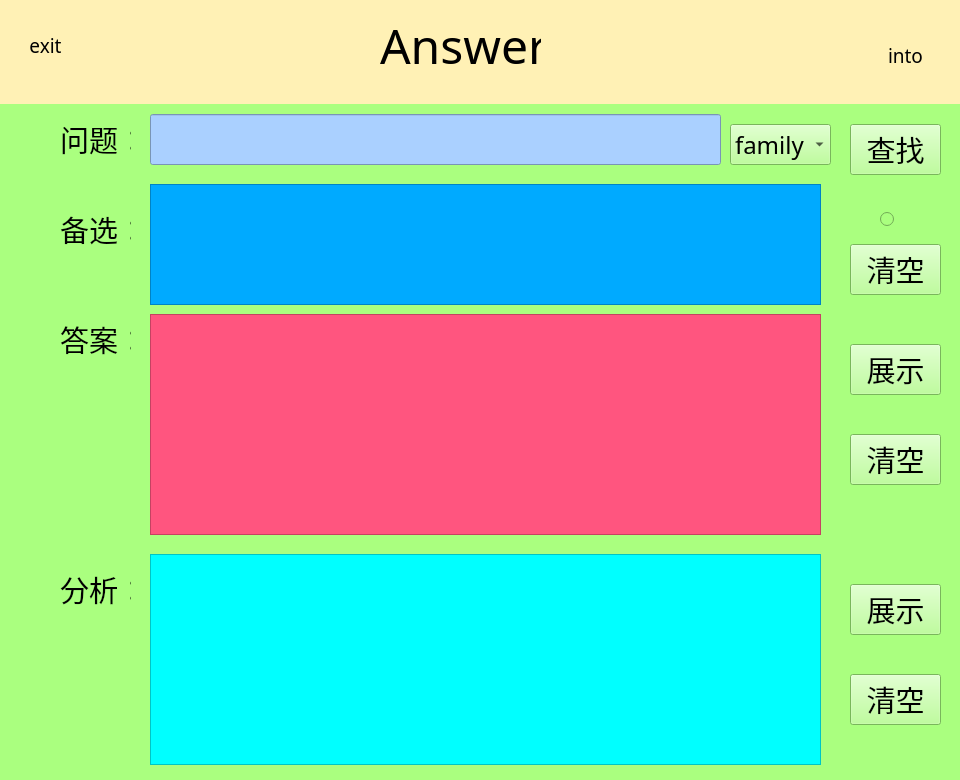
<?xml version="1.0" encoding="UTF-8"?>
<ui version="4.0">
 <class>Form</class>
 <widget class="QWidget" name="Form">
  <property name="geometry">
   <rect>
    <x>0</x>
    <y>0</y>
    <width>960</width>
    <height>780</height>
   </rect>
  </property>
  <property name="windowTitle">
   <string>Form</string>
  </property>
  <layout class="QVBoxLayout" name="verticalLayout" stretch="2,13">
   <property name="spacing">
    <number>0</number>
   </property>
   <property name="leftMargin">
    <number>0</number>
   </property>
   <property name="topMargin">
    <number>0</number>
   </property>
   <property name="rightMargin">
    <number>0</number>
   </property>
   <property name="bottomMargin">
    <number>0</number>
   </property>
   <item>
    <widget class="QWidget" name="widget" native="true">
     <property name="styleSheet">
      <string notr="true">background-color: rgb(255, 241, 181);</string>
     </property>
     <widget class="QPushButton" name="pushButton_5">
      <property name="geometry">
       <rect>
        <x>20</x>
        <y>20</y>
        <width>51</width>
        <height>51</height>
       </rect>
      </property>
      <property name="font">
       <font>
        <family>.萍方-简</family>
        <pointsize>14</pointsize>
       </font>
      </property>
      <property name="styleSheet">
       <string notr="true">QPushButton {
	border-radius:25px;
	color: rgb(0,0,0);
}

QPushButton:hover {
	border:4px double rgb(85, 0, 127);
	background-color:rgb(0, 255, 255);
}
</string>
      </property>
      <property name="text">
       <string>exit</string>
      </property>
     </widget>
     <widget class="QLabel" name="label">
      <property name="geometry">
       <rect>
        <x>380</x>
        <y>20</y>
        <width>161</width>
        <height>51</height>
       </rect>
      </property>
      <property name="font">
       <font>
        <family>华文楷体</family>
        <pointsize>36</pointsize>
       </font>
      </property>
      <property name="text">
       <string>Answer</string>
      </property>
     </widget>
     <widget class="QPushButton" name="pushButton_6">
      <property name="geometry">
       <rect>
        <x>880</x>
        <y>30</y>
        <width>51</width>
        <height>51</height>
       </rect>
      </property>
      <property name="font">
       <font>
        <family>.萍方-简</family>
        <pointsize>14</pointsize>
       </font>
      </property>
      <property name="styleSheet">
       <string notr="true">QPushButton {
	border-radius:25px;
	color: rgb(0,0,0);
}

QPushButton:hover {
	border:4px double rgb(85, 0, 127);
	background-color:rgb(0, 255, 255);
}
</string>
      </property>
      <property name="text">
       <string>into</string>
      </property>
     </widget>
    </widget>
   </item>
   <item>
    <widget class="QWidget" name="widget_2" native="true">
     <layout class="QVBoxLayout" name="verticalLayout_2" stretch="7">
      <property name="spacing">
       <number>0</number>
      </property>
      <property name="leftMargin">
       <number>0</number>
      </property>
      <property name="topMargin">
       <number>0</number>
      </property>
      <property name="rightMargin">
       <number>0</number>
      </property>
      <property name="bottomMargin">
       <number>0</number>
      </property>
      <item>
       <widget class="QWidget" name="widget_4" native="true">
        <layout class="QHBoxLayout" name="horizontalLayout" stretch="1">
         <property name="spacing">
          <number>0</number>
         </property>
         <property name="leftMargin">
          <number>0</number>
         </property>
         <property name="topMargin">
          <number>0</number>
         </property>
         <property name="rightMargin">
          <number>0</number>
         </property>
         <property name="bottomMargin">
          <number>0</number>
         </property>
         <item>
          <widget class="QWidget" name="widget_5" native="true">
           <property name="styleSheet">
            <string notr="true">background-color: rgb(255, 170, 255);</string>
           </property>
           <layout class="QVBoxLayout" name="verticalLayout_3" stretch="0">
            <property name="spacing">
             <number>0</number>
            </property>
            <property name="leftMargin">
             <number>0</number>
            </property>
            <property name="topMargin">
             <number>0</number>
            </property>
            <property name="rightMargin">
             <number>0</number>
            </property>
            <property name="bottomMargin">
             <number>0</number>
            </property>
            <item>
             <widget class="QWidget" name="widget_8" native="true">
              <property name="styleSheet">
               <string notr="true">background-color: rgb(170, 255, 127);</string>
              </property>
              <widget class="QLabel" name="label_2">
               <property name="geometry">
                <rect>
                 <x>60</x>
                 <y>10</y>
                 <width>71</width>
                 <height>51</height>
                </rect>
               </property>
               <property name="font">
                <font>
                 <family>华文楷体</family>
                 <pointsize>22</pointsize>
                </font>
               </property>
               <property name="text">
                <string>问题：</string>
               </property>
              </widget>
              <widget class="QLineEdit" name="Qle">
               <property name="geometry">
                <rect>
                 <x>150</x>
                 <y>10</y>
                 <width>571</width>
                 <height>51</height>
                </rect>
               </property>
               <property name="font">
                <font>
                 <family>华文楷体</family>
                 <pointsize>22</pointsize>
                </font>
               </property>
               <property name="styleSheet">
                <string notr="true">background-color: rgb(170, 208, 255);</string>
               </property>
               <property name="clearButtonEnabled">
                <bool>true</bool>
               </property>
              </widget>
              <widget class="QComboBox" name="comboBox">
               <property name="geometry">
                <rect>
                 <x>730</x>
                 <y>20</y>
                 <width>101</width>
                 <height>41</height>
                </rect>
               </property>
               <property name="font">
                <font>
                 <family>华文楷体</family>
                 <pointsize>18</pointsize>
                </font>
               </property>
               <item>
                <property name="text">
                 <string>family</string>
                </property>
               </item>
               <item>
                <property name="text">
                 <string>mood</string>
                </property>
               </item>
               <item>
                <property name="text">
                 <string>paper</string>
                </property>
               </item>
               <item>
                <property name="text">
                 <string>attraction</string>
                </property>
               </item>
               <item>
                <property name="text">
                 <string>juan</string>
                </property>
               </item>
               <item>
                <property name="text">
                 <string>life</string>
                </property>
               </item>
               <item>
                <property name="text">
                 <string>lab</string>
                </property>
               </item>
               <item>
                <property name="text">
                 <string>study</string>
                </property>
               </item>
               <item>
                <property name="text">
                 <string>test</string>
                </property>
               </item>
              </widget>
              <widget class="QLabel" name="label_3">
               <property name="geometry">
                <rect>
                 <x>60</x>
                 <y>210</y>
                 <width>71</width>
                 <height>51</height>
                </rect>
               </property>
               <property name="font">
                <font>
                 <family>华文楷体</family>
                 <pointsize>22</pointsize>
                </font>
               </property>
               <property name="text">
                <string>答案：</string>
               </property>
              </widget>
              <widget class="QTextBrowser" name="textBrowser_anwser">
               <property name="geometry">
                <rect>
                 <x>150</x>
                 <y>210</y>
                 <width>671</width>
                 <height>221</height>
                </rect>
               </property>
               <property name="font">
                <font>
                 <family>华文楷体</family>
                 <pointsize>16</pointsize>
                </font>
               </property>
               <property name="styleSheet">
                <string notr="true">background-color: rgb(255, 85, 127);</string>
               </property>
              </widget>
              <widget class="QLabel" name="label_4">
               <property name="geometry">
                <rect>
                 <x>60</x>
                 <y>460</y>
                 <width>71</width>
                 <height>51</height>
                </rect>
               </property>
               <property name="font">
                <font>
                 <family>华文楷体</family>
                 <pointsize>22</pointsize>
                </font>
               </property>
               <property name="text">
                <string>分析：</string>
               </property>
              </widget>
              <widget class="QTextBrowser" name="textBrowser_analysis">
               <property name="geometry">
                <rect>
                 <x>150</x>
                 <y>450</y>
                 <width>671</width>
                 <height>211</height>
                </rect>
               </property>
               <property name="font">
                <font>
                 <family>华文楷体</family>
                 <pointsize>16</pointsize>
                </font>
               </property>
               <property name="styleSheet">
                <string notr="true">background-color: rgb(0, 255, 255);</string>
               </property>
              </widget>
              <widget class="QPushButton" name="pushButton">
               <property name="geometry">
                <rect>
                 <x>850</x>
                 <y>20</y>
                 <width>91</width>
                 <height>51</height>
                </rect>
               </property>
               <property name="font">
                <font>
                 <family>华文楷体</family>
                 <pointsize>22</pointsize>
                </font>
               </property>
               <property name="text">
                <string>查找</string>
               </property>
              </widget>
              <widget class="QPushButton" name="pushButton_2">
               <property name="geometry">
                <rect>
                 <x>850</x>
                 <y>240</y>
                 <width>91</width>
                 <height>51</height>
                </rect>
               </property>
               <property name="font">
                <font>
                 <family>华文楷体</family>
                 <pointsize>22</pointsize>
                </font>
               </property>
               <property name="text">
                <string>展示</string>
               </property>
              </widget>
              <widget class="QPushButton" name="pushButton_3">
               <property name="geometry">
                <rect>
                 <x>850</x>
                 <y>480</y>
                 <width>91</width>
                 <height>51</height>
                </rect>
               </property>
               <property name="font">
                <font>
                 <family>华文楷体</family>
                 <pointsize>22</pointsize>
                </font>
               </property>
               <property name="text">
                <string>展示</string>
               </property>
              </widget>
              <widget class="QPushButton" name="pushButton_4">
               <property name="geometry">
                <rect>
                 <x>850</x>
                 <y>330</y>
                 <width>91</width>
                 <height>51</height>
                </rect>
               </property>
               <property name="font">
                <font>
                 <family>华文楷体</family>
                 <pointsize>22</pointsize>
                </font>
               </property>
               <property name="text">
                <string>清空</string>
               </property>
              </widget>
              <widget class="QPushButton" name="pushButton_7">
               <property name="geometry">
                <rect>
                 <x>850</x>
                 <y>570</y>
                 <width>91</width>
                 <height>51</height>
                </rect>
               </property>
               <property name="font">
                <font>
                 <family>华文楷体</family>
                 <pointsize>22</pointsize>
                </font>
               </property>
               <property name="text">
                <string>清空</string>
               </property>
              </widget>
              <widget class="QTextBrowser" name="textBrowser_sub">
               <property name="geometry">
                <rect>
                 <x>150</x>
                 <y>80</y>
                 <width>671</width>
                 <height>121</height>
                </rect>
               </property>
               <property name="font">
                <font>
                 <family>华文楷体</family>
                 <pointsize>16</pointsize>
                </font>
               </property>
               <property name="styleSheet">
                <string notr="true">background-color: rgb(0, 170, 255);</string>
               </property>
              </widget>
              <widget class="QLabel" name="label_5">
               <property name="geometry">
                <rect>
                 <x>60</x>
                 <y>100</y>
                 <width>71</width>
                 <height>51</height>
                </rect>
               </property>
               <property name="font">
                <font>
                 <family>华文楷体</family>
                 <pointsize>22</pointsize>
                </font>
               </property>
               <property name="text">
                <string>备选：</string>
               </property>
              </widget>
              <widget class="QRadioButton" name="radioButton">
               <property name="geometry">
                <rect>
                 <x>880</x>
                 <y>100</y>
                 <width>30</width>
                 <height>30</height>
                </rect>
               </property>
               <property name="minimumSize">
                <size>
                 <width>10</width>
                 <height>10</height>
                </size>
               </property>
               <property name="sizeIncrement">
                <size>
                 <width>10</width>
                 <height>10</height>
                </size>
               </property>
               <property name="text">
                <string/>
               </property>
              </widget>
              <widget class="QPushButton" name="pushButton_8">
               <property name="geometry">
                <rect>
                 <x>850</x>
                 <y>140</y>
                 <width>91</width>
                 <height>51</height>
                </rect>
               </property>
               <property name="font">
                <font>
                 <family>华文楷体</family>
                 <pointsize>22</pointsize>
                </font>
               </property>
               <property name="text">
                <string>清空</string>
               </property>
              </widget>
             </widget>
            </item>
           </layout>
          </widget>
         </item>
        </layout>
       </widget>
      </item>
     </layout>
    </widget>
   </item>
  </layout>
 </widget>
 <resources/>
 <connections>
  <connection>
   <sender>pushButton_5</sender>
   <signal>clicked()</signal>
   <receiver>Form</receiver>
   <slot>exit_talk_solve()</slot>
   <hints>
    <hint type="sourcelabel">
     <x>48</x>
     <y>23</y>
    </hint>
    <hint type="destinationlabel">
     <x>47</x>
     <y>-14</y>
    </hint>
   </hints>
  </connection>
  <connection>
   <sender>pushButton_6</sender>
   <signal>clicked()</signal>
   <receiver>Form</receiver>
   <slot>enter_datawrite()</slot>
   <hints>
    <hint type="sourcelabel">
     <x>909</x>
     <y>55</y>
    </hint>
    <hint type="destinationlabel">
     <x>962</x>
     <y>58</y>
    </hint>
   </hints>
  </connection>
  <connection>
   <sender>pushButton</sender>
   <signal>clicked()</signal>
   <receiver>Form</receiver>
   <slot>search()</slot>
   <hints>
    <hint type="sourcelabel">
     <x>890</x>
     <y>167</y>
    </hint>
    <hint type="destinationlabel">
     <x>848</x>
     <y>-9</y>
    </hint>
   </hints>
  </connection>
  <connection>
   <sender>pushButton_2</sender>
   <signal>clicked()</signal>
   <receiver>Form</receiver>
   <slot>show_answer()</slot>
   <hints>
    <hint type="sourcelabel">
     <x>870</x>
     <y>394</y>
    </hint>
    <hint type="destinationlabel">
     <x>962</x>
     <y>290</y>
    </hint>
   </hints>
  </connection>
  <connection>
   <sender>pushButton_4</sender>
   <signal>clicked()</signal>
   <receiver>Form</receiver>
   <slot>clear_answer()</slot>
   <hints>
    <hint type="sourcelabel">
     <x>882</x>
     <y>484</y>
    </hint>
    <hint type="destinationlabel">
     <x>629</x>
     <y>-5</y>
    </hint>
   </hints>
  </connection>
  <connection>
   <sender>pushButton_3</sender>
   <signal>clicked()</signal>
   <receiver>Form</receiver>
   <slot>show_analysis()</slot>
   <hints>
    <hint type="sourcelabel">
     <x>906</x>
     <y>600</y>
    </hint>
    <hint type="destinationlabel">
     <x>961</x>
     <y>592</y>
    </hint>
   </hints>
  </connection>
  <connection>
   <sender>pushButton_7</sender>
   <signal>clicked()</signal>
   <receiver>Form</receiver>
   <slot>clear_analysis()</slot>
   <hints>
    <hint type="sourcelabel">
     <x>877</x>
     <y>691</y>
    </hint>
    <hint type="destinationlabel">
     <x>963</x>
     <y>696</y>
    </hint>
   </hints>
  </connection>
  <connection>
   <sender>pushButton_8</sender>
   <signal>clicked()</signal>
   <receiver>Form</receiver>
   <slot>clear_sub()</slot>
   <hints>
    <hint type="sourcelabel">
     <x>917</x>
     <y>267</y>
    </hint>
    <hint type="destinationlabel">
     <x>962</x>
     <y>261</y>
    </hint>
   </hints>
  </connection>
 </connections>
 <slots>
  <slot>exit_talk_solve()</slot>
  <slot>search()</slot>
  <slot>show_answer()</slot>
  <slot>show_analysis()</slot>
  <slot>enter_datawrite()</slot>
  <slot>clear_answer()</slot>
  <slot>clear_analysis()</slot>
  <slot>clear_sub()</slot>
 </slots>
</ui>
